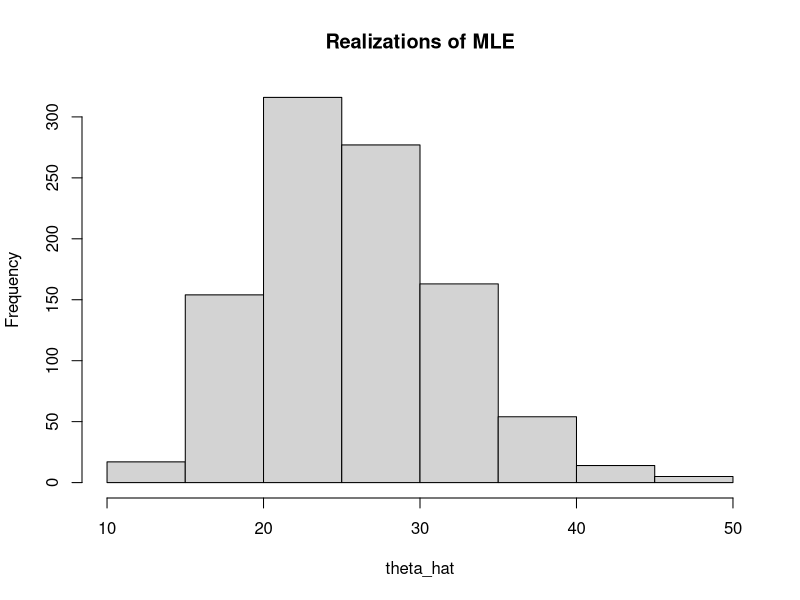

The R source for this figure: (Note: this script raises an error after producing the figure.)

### ## ### LAB 11 ### ## ###

# Compute log likelihood
log_likelihood_aux = function(theta,X){
  n = lengthgth(X)
  n*log(theta) - 2*sum(log(theta+X))
}
log_likelihood = Vectorize(log_likelihood_aux)

# Change variable theta<-exp(phi)
log_likelihood_phi_aux = function(phi,X){
  n = length(X)
  n*phi - 2*sum(log(exp(phi)+X))
}

MLE = function (X){
  f = function(phi){-log_likelihood_phi_aux(phi,X)}
  opt = optim(0,f,
              method="Brent",
              lower = 0,
              upper = 10)
  theta_hat = exp(opt$par)
  theta_hat
}

## # 1-3. Generate uniform RV

set.seed(1)
theta_hat_values = c()
for (i in 1:1000){
  # Generate data
  U = runif(50)
  theta = 25
  X = theta*sapply(U,function(x) x/(1-x))
  # Compute MLE
  theta_hat = MLE(X)
  theta_hat_values = c(theta_hat_values,theta_hat)
}

## # 4. Plot histogram
hist(theta_hat_values,
     xlab = "theta_hat",
     main = "Realizations of MLE")
  
## # 5. Mean/SD
mu = mean(theta_hat_values)
mu
sigma = sd(theta_hat_values)
sigma
  
fisher_info = function(theta){
  1/(3*theta^2)
}

# Comparison
asympt_var = 1/sqrt(50*fisher_info(25))
sigma
asympt_var-sigma

# The asymptotic sd is equal to 1/sqrt(...)
# Therefore they shoud be equal for an infinite 
# number of simulations
# c.f. formula Example 4, Chapter 7

## # 6. 
# The asymptotic sd should be more accurate to estimate SE
# because it is a limit of the sd of a n-sized sample.

## # 7.
# The asymptotic sd doubles and the fisher info is divided
# by 4, see formula. The standard deviation of the observed info
# will also double and will still tend to the asymptotic sd
# as n grows to infinity.

### ## ### LAB 12 ### ## ###

data = read.table("pac01.dat")
head(data)
names(data)=c("AGE",
              "SEX",
              "RACE",
              "ETHNICITY",
              "MARITAL",
              "NUMKIDS",
              "FAMPERS",
              "EDLEVEL",
              "LABSTAT",
              "CLASSWORK",
              "FULLPART",
              "HOURS",
              "WHYNOTWORK",
              "INSCHOOL",
              "INDUSTRY",
              "OCCUPATION",
              "PINCOME",
              "INCFAM",
              "CITIZEN",
              "IMMIGYR",
              "HHSEQNUM",
              "FSEQNUM",
              "PERSCODE",
              "SPOUCODE",
              "FINALWGT",
              "MARCHWGT",
              "STATE")

head(data)
subset = data[,c("LABSTAT","AGE","SEX","RACE","EDLEVEL")]
head(subset)

# Split age
split_age1 = rep(0,length(data$AGE))
split_age2 = rep(0,length(data$AGE))
split_age3 = rep(0,length(data$AGE))

split_age1[data$AGE>=20 & data$AGE<=39] = 1#"20–39"
split_age2[data$AGE>=40 & data$AGE<=64] = 1#"40-64"
split_age3[data$AGE>=65] = 1#"65+"

# Split Race
split_race = rep(0,length(data$RACE))
split_race[data$RACE!=1] = 1#"white"

# Split Education level
split_edlevel1 = rep(0,length(data$EDLEVEL))
split_edlevel2 = rep(0,length(data$EDLEVEL))
split_edlevel1[data$EDLEVEL==39] = 1#"HS "
split_edlevel2[data$EDLEVEL>=40] = 1#"HS+"

# Split SEX
split_sex = rep(NA,length(data$SEX))
split_sex[data$SEX==1]=0#"M"
split_sex[data$SEX==2]=1#"F"

features = data.frame(LABSTAT = as.numeric(data$LABSTAT==1),
                      SEX = as.numeric(split_sex),
                      AGE1 = as.numeric(split_age1),
                      AGE2 = as.numeric(split_age2),
                      AGE3 = as.numeric(split_age3),
                      RACE = as.numeric(split_race),
                      EDLEVEL1 = as.numeric(split_edlevel1),
                      EDLEVEL2 = as.numeric(split_edlevel2))
head(features)
any(is.na(features))

## # 1. 
design = features[,-1]
design$Intercept = as.numeric(1)
head(design)
names_features = names(design)
design = as.matrix(design)


# Size of design matrix
dim(design)
Y=features[,1]

## # 2.
library(pracma)

Eta = function(x){
  sapply(x,function(x) 1/(1+exp(-x)))
}

# Negative log likelihood
loss = function(beta){
  x = design %*% beta
  -(sum(Y*log(Eta(x))+(1-Y)*log(1-Eta(x))))
}

beta0 = as.matrix(rep(0,dim(design)[2]))
loss(beta0)
mini = fminsearch(loss,beta0)
beta_hat = mini$xval
names(beta_hat) <- names_features
beta_hat

## Alternative
glm.fit <- glm(LABSTAT ~. , data = features, family = "binomial")
summary(glm.fit)

## # 3.
# Standard errors
summary(glm.fit)$coefficients[,2]

## # 4.
# When looking at the sign of the coefficients we can first
# say that employment is positively correlated with having
# been to high school or above, since the baseline is no
# high school and the coefficients for EDLEVEL1 and 
# EDLEVEL2 are positive. Similarly, we can also conclude 
# that beign either a woman or non-white has a bad impact 
# on employment.
# Moreover, it is important to notice that the p-values are 
# all very small, which shows the importance of all the
# features used to predict the outcome.


## # 5.
# First of all there is no way to correctly quantify the
# education, so we cannot use a real valued variable and
# perform regression. As a matter of fact we have categorical
# variables. We use dummy variables in order to avoid giving
# more weight to some variables: the way of assigning factors
# matters in the regression in the sense that the linear model
# gives more importance to categories with a bigger factor.


## # 6.
# The fact that most of women give birth may impact their
# employment since the employers know that they might not be
# able to work for a while.
# Moreover, the SEX variable might be correlated with the
# edication level for example. It is known that women have
# less access to education that men for some reasons and it
# might impact their employment.
# LABSTAT codes more than 4 are relevant because women are 
# more likely not to work than men do. Therefore they might
# not be looking for a job, which is generally not the case
# for men.
  
  